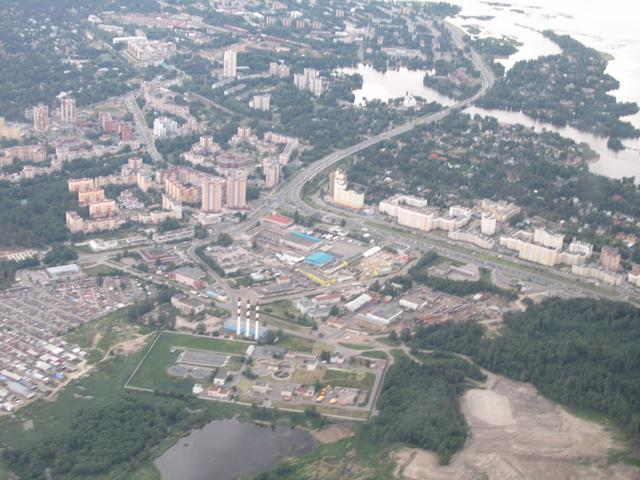
#> input picture Primer Parcial/Semana IV/aero1.jpg, 640 x 480 px, found by its file name
$ jupyter execute --allow-errors Transformacion-final.ipynb
#> lines starting #> are read from the running program, lines starting #| are printed output that depends on the picture
[cell 1]
import math
import cv2 as cv
import numpy as np
from matplotlib import pyplot as plt

# Transformación logaritmica

[cell 2]
math.log(0+1)

[cell 3]
math.log10(255)
# log solo, aplica el logaritmo natural y toma como base e
# log10 aplica el logatimo con base 10

[cell 4]
img = cv.imread('c:/Users/arman/Downloads/aero1.jpg', 0)
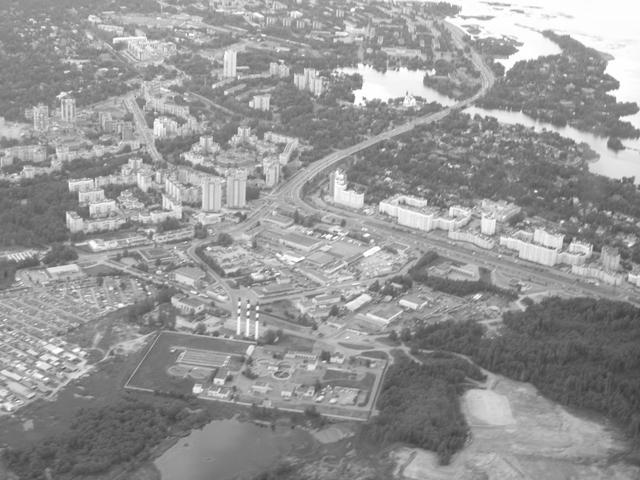
#> img: shape (480, 640); min 58, max 255, mean 149.9

[cell 5]
plt.imshow(img, "gray")
plt.show()

[cell 6]
fil, col = img.shape
#> fil = 480; col = 640

[cell 7]
C = 255

#> (a cell that did not finish here is left out)

#> (a cell that did not finish here is left out)

#> (a cell that did not finish here is left out)

# Transformaciones gamma

[cell 11]
100 ** 2

[cell 12]
img_gamma = img.copy()

[cell 13]
gamma=2
for f in range(fil):
    for c in range(col):
        img_gamma[f, c]= img[f,c] ** gamma
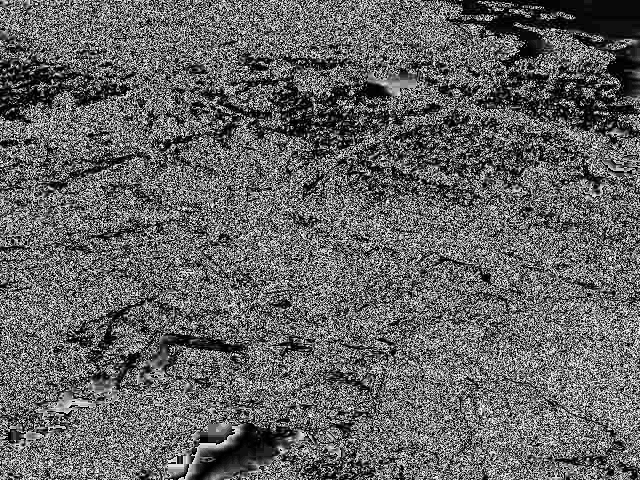
#> img_gamma: shape (480, 640); min 0, max 249, mean 100.3

[cell 14]
plt.imshow(img_gamma, "gray")
plt.show()

[cell 15]
img.dtype

[cell 16]
img_float = img.astype(np.float32)
